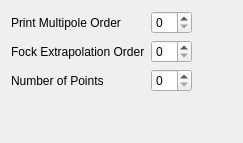
          <widget class="QWidget" name="AdvancedMolecularDynamics">
           <layout class="QVBoxLayout">
            <item>
             <layout class="QGridLayout">
              <item row="0" column="1">
               <widget class="QSpinBox" name="aimd_moments"/>
              </item>
              <item row="0" column="0">
               <widget class="QLabel" name="label_103">
                <property name="text">
                 <string>Print Multipole Order</string>
                </property>
               </widget>
              </item>
              <item row="1" column="1">
               <widget class="QSpinBox" name="aimd_fock_extrapolation_order"/>
              </item>
              <item row="2" column="0">
               <widget class="QLabel" name="label_140">
                <property name="text">
                 <string>Number of Points</string>
                </property>
               </widget>
              </item>
              <item row="1" column="0">
               <widget class="QLabel" name="label_116">
                <property name="text">
                 <string>Fock Extrapolation Order</string>
                </property>
               </widget>
              </item>
              <item row="2" column="1">
               <widget class="QSpinBox" name="aimd_fock_extrapolation_points"/>
              </item>
              <item row="0" column="2">
               <spacer>
                <property name="orientation">
                 <enum>Qt::Horizontal</enum>
                </property>
                <property name="sizeHint" stdset="0">
                 <size>
                  <width>40</width>
                  <height>20</height>
                 </size>
                </property>
               </spacer>
              </item>
             </layout>
            </item>
            <item>
             <spacer>
              <property name="orientation">
               <enum>Qt::Vertical</enum>
              </property>
              <property name="sizeHint" stdset="0">
               <size>
                <width>20</width>
                <height>40</height>
               </size>
              </property>
             </spacer>
            </item>
           </layout>
          </widget>
